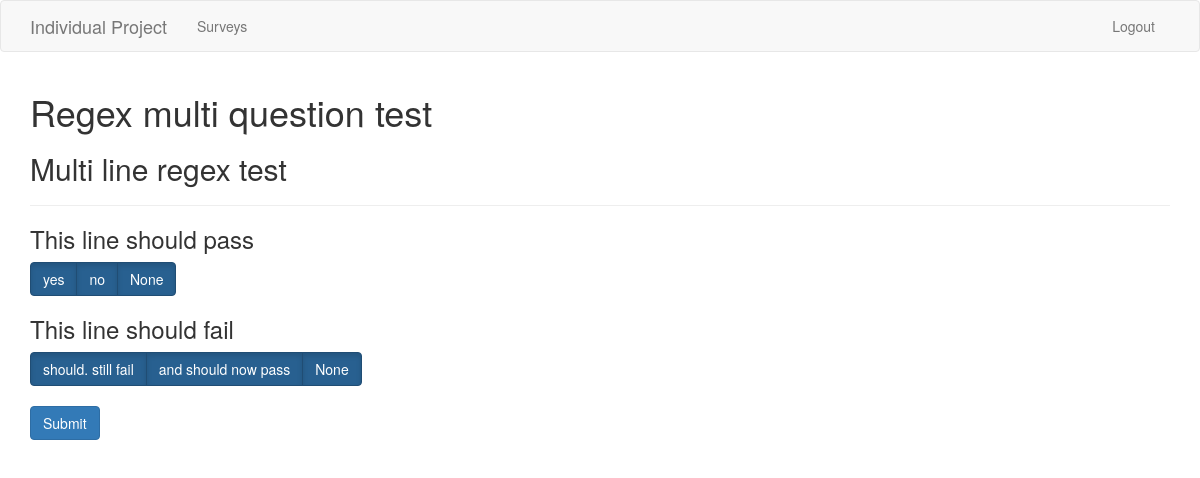
/surveys/15/ (signed in), run on the app's committed database.
### app/models.py (models this page shows, shortened)
class Survey(db.Model):
    id = db.Column(db.Integer, primary_key=True)
    title = db.Column(db.String(64))
    description = db.Column(db.String(280))
    start_date = db.Column(db.Date)
    end_date = db.Column(db.Date)
    user_id = db.Column(db.Integer, db.ForeignKey("user.id"))
    properties = db.Column(db.String(500))
    questions = db.relationship("Question", back_populates="survey")
    user = db.relationship("User", back_populates="surveys")

class Question(db.Model):
    id = db.Column(db.Integer, primary_key=True)
    text = db.Column(db.String(280))
    answers = db.Column(db.String(144))
    index = db.Column(db.Integer)
    survey_id = db.Column(db.Integer, db.ForeignKey("survey.id"))
    survey = db.RelationshipProperty("Survey", back_populates="questions")
    responses = db.RelationshipProperty("Response", back_populates="question")
    def answers_as_list(self):
        answers = self.answers.split(";")
        answers.append("None")
        return answers

### app/routes.py (the view, shortened to what this page needs)
@app.route("/surveys/<survey_id>/", methods=["GET", "POST"])
@login_required
def survey_response(survey_id):
    survey = Survey.query.filter_by(id=survey_id).first()
    return render_template("survey_response.html", survey=survey)

### app/models.py (called while the page is built)
@login.user_loader
def load_user(user_id):
    return User.query.get(int(user_id))

### app/templates/survey_response.html
{% extends "base.html" %}
{% block app_content %}
<h1>{{ survey.title }}</h1>
<h2>{{ survey.description }}</h2>
<hr>
<form action="" method="post">
    {% for question in survey.questions %}
    <div>
        <h3>{{ question.text }}</h3>
        <div class="btn-group btn-group-toggle" data-toggle="buttons">
            {% for answer in question.answers_as_list() %}
                <label class="btn btn-primary active">
                    <input class="form-check-input" type="radio" id="{{answer}}" name="{{question.index}}" value="{{answer}}">{{answer}}
                </label>
            {% endfor %}
        </div>
    </div>
    {% endfor %}
    <p style="padding-top: 20px">
        <input type="submit" class="padding btn btn-primary" value="Submit">
    </p>
</form>
{% endblock %}

### data on the page
Survey: title "Regex multi question test", description "Multi line regex test"
Question: text "This line should pass", answers_as_list "yes" "no" "None"
Question: text "This line should fail", answers_as_list "should. still fail" "and should now pass" "None"
